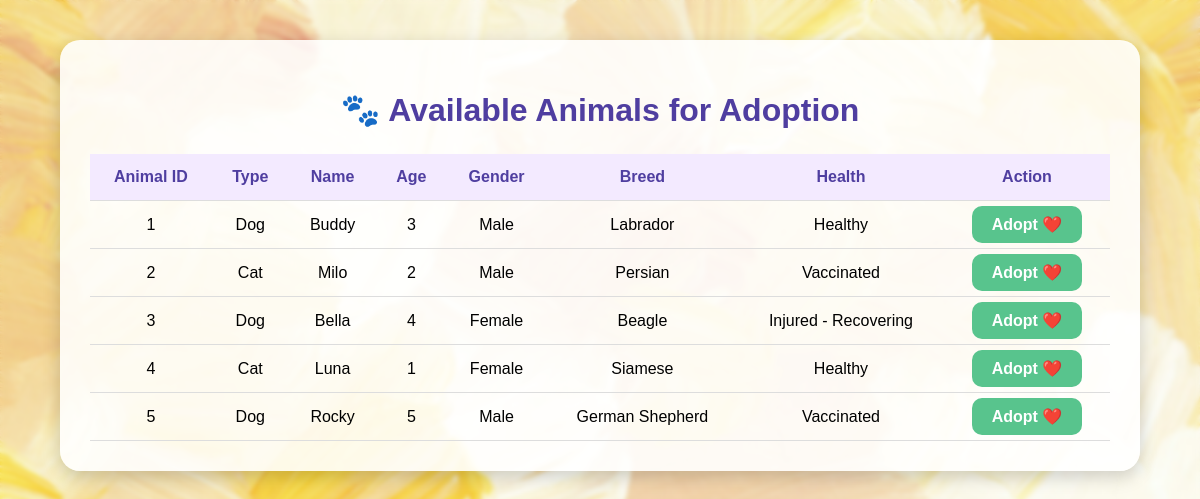
/available_animals.php, run on the app's committed database.
### tables this page shows
CREATE TABLE `animal` (
  `Animal_id` int(11) NOT NULL,
  `Name_animal` varchar(100) DEFAULT NULL,
  `image` varchar(255) DEFAULT NULL,
  `Gender` varchar(10) DEFAULT NULL,
  `Breed` varchar(100) DEFAULT NULL,
  `Health_status` varchar(100) DEFAULT NULL,
  `Age` int(11) DEFAULT NULL,
  `type` varchar(100) DEFAULT NULL
);

### available_animals.php (the view, shortened to what this page needs)
<?php
include "db.php";
$result = mysqli_query($conn, "SELECT * FROM animal");
?>
<html>
<head>
<link rel="stylesheet" href="style.css">
</head>
<body>
<div class="box">
    <h1>🐾 Available Animals for Adoption</h1>
    <table>
        <tr>
            <th>Animal ID</th>
            <th>Type</th>
            <th>Name</th>
            <th>Age</th>
            <th>Gender</th>
            <th>Breed</th>
            <th>Health</th>
            <th>Action</th>
        </tr>
        <?php while($row = mysqli_fetch_assoc($result)) { ?>
        <tr>
            <td><?= $row['Animal_id'] ?></td>
            <td><?= $row['type'] ?></td>
            <td><?= $row['Name_animal'] ?></td>
            <td><?= $row['Age'] ?></td>
            <td><?= $row['Gender'] ?></td>
            <td><?= $row['Breed'] ?></td>
            <td><?= $row['Health_status'] ?></td>
            <td>
                <a class="adopt-btn" href="add_adoption.php?animal_id=<?= $row['Animal_id'] ?>">
                    Adopt ❤️
                </a>
            </td>
        </tr>
        <?php } ?>
    </table>
</div>
</body>
</html>

### style.css (style rules this page uses)
body { font-family: Arial, sans-serif; background: #f6f7f9; margin: 0; padding: 0; }
h1 { text-align: center; color: #333; }

### available_animals.php (style rules this page uses)
body { background-image: url('img/all.jpg'); background-size: cover; background-position: center; background-attachment: fixed; padding: 40px 0; backdrop-filter: blur(2px); }
.box { width: 85%; margin: auto; background: rgba(255,255,255,0.88); padding: 30px; border-radius: 20px; box-shadow: 0 6px 18px rgba(0,0,0,0.18); animation: fadeIn 0.5s ease-in-out; }
h1 { text-align: center; color: #4f3ea0; margin-bottom: 25px; font-size: 32px; }
table { width: 100%; border-collapse: collapse; text-align: center; }
th, td { padding: 14px; border-bottom: 1px solid #ddd; font-size: 16px; }
th { background: #f3eaff; color: #4f3ea0; }
.adopt-btn { padding: 10px 20px; background: #58c48d; color: white; border-radius: 10px; text-decoration: none; font-weight: bold; transition: 0.3s; }

### data on the page
animal: Animal_id "1", type "Dog", Name_animal "Buddy", Age "3", Gender "Male", Breed "Labrador", Health_status "Healthy"
animal: Animal_id "2", type "Cat", Name_animal "Milo", Age "2", Gender "Male", Breed "Persian", Health_status "Vaccinated"
animal: Animal_id "3", type "Dog", Name_animal "Bella", Age "4", Gender "Female", Breed "Beagle", Health_status "Injured - Recovering"
animal: Animal_id "4", type "Cat", Name_animal "Luna", Age "1", Gender "Female", Breed "Siamese", Health_status "Healthy"
animal: Animal_id "5", type "Dog", Name_animal "Rocky", Age "5", Gender "Male", Breed "German Shepherd", Health_status "Vaccinated"
